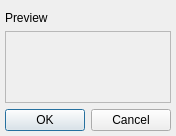
<?xml version="1.0" encoding="UTF-8"?>
<ui version="4.0">
 <class>StyleEditOptionsDialogClass</class>
 <widget class="QDialog" name="StyleEditOptionsDialogClass">
  <property name="geometry">
   <rect>
    <x>0</x>
    <y>0</y>
    <width>170</width>
    <height>136</height>
   </rect>
  </property>
  <property name="sizePolicy">
   <sizepolicy hsizetype="Expanding" vsizetype="Preferred">
    <horstretch>0</horstretch>
    <verstretch>0</verstretch>
   </sizepolicy>
  </property>
  <layout class="QVBoxLayout" name="verticalLayout">
   <property name="leftMargin">
    <number>5</number>
   </property>
   <property name="topMargin">
    <number>5</number>
   </property>
   <property name="rightMargin">
    <number>5</number>
   </property>
   <property name="bottomMargin">
    <number>5</number>
   </property>
   <item>
    <widget class="QWidget" name="wdtStyleSettings" native="true">
     <property name="sizePolicy">
      <sizepolicy hsizetype="Expanding" vsizetype="Preferred">
       <horstretch>0</horstretch>
       <verstretch>0</verstretch>
      </sizepolicy>
     </property>
    </widget>
   </item>
   <item>
    <widget class="QLabel" name="lblPreview">
     <property name="sizePolicy">
      <sizepolicy hsizetype="Expanding" vsizetype="Preferred">
       <horstretch>0</horstretch>
       <verstretch>0</verstretch>
      </sizepolicy>
     </property>
     <property name="text">
      <string notr="true">Preview</string>
     </property>
     <property name="textFormat">
      <enum>Qt::RichText</enum>
     </property>
    </widget>
   </item>
   <item>
    <widget class="QFrame" name="frmStyleView">
     <property name="sizePolicy">
      <sizepolicy hsizetype="Expanding" vsizetype="Expanding">
       <horstretch>0</horstretch>
       <verstretch>0</verstretch>
      </sizepolicy>
     </property>
     <property name="frameShape">
      <enum>QFrame::StyledPanel</enum>
     </property>
     <property name="frameShadow">
      <enum>QFrame::Sunken</enum>
     </property>
    </widget>
   </item>
   <item>
    <widget class="QDialogButtonBox" name="dbbButtons">
     <property name="standardButtons">
      <set>QDialogButtonBox::Cancel|QDialogButtonBox::Ok</set>
     </property>
    </widget>
   </item>
  </layout>
 </widget>
 <layoutdefault spacing="6" margin="11"/>
 <resources/>
 <connections/>
</ui>
